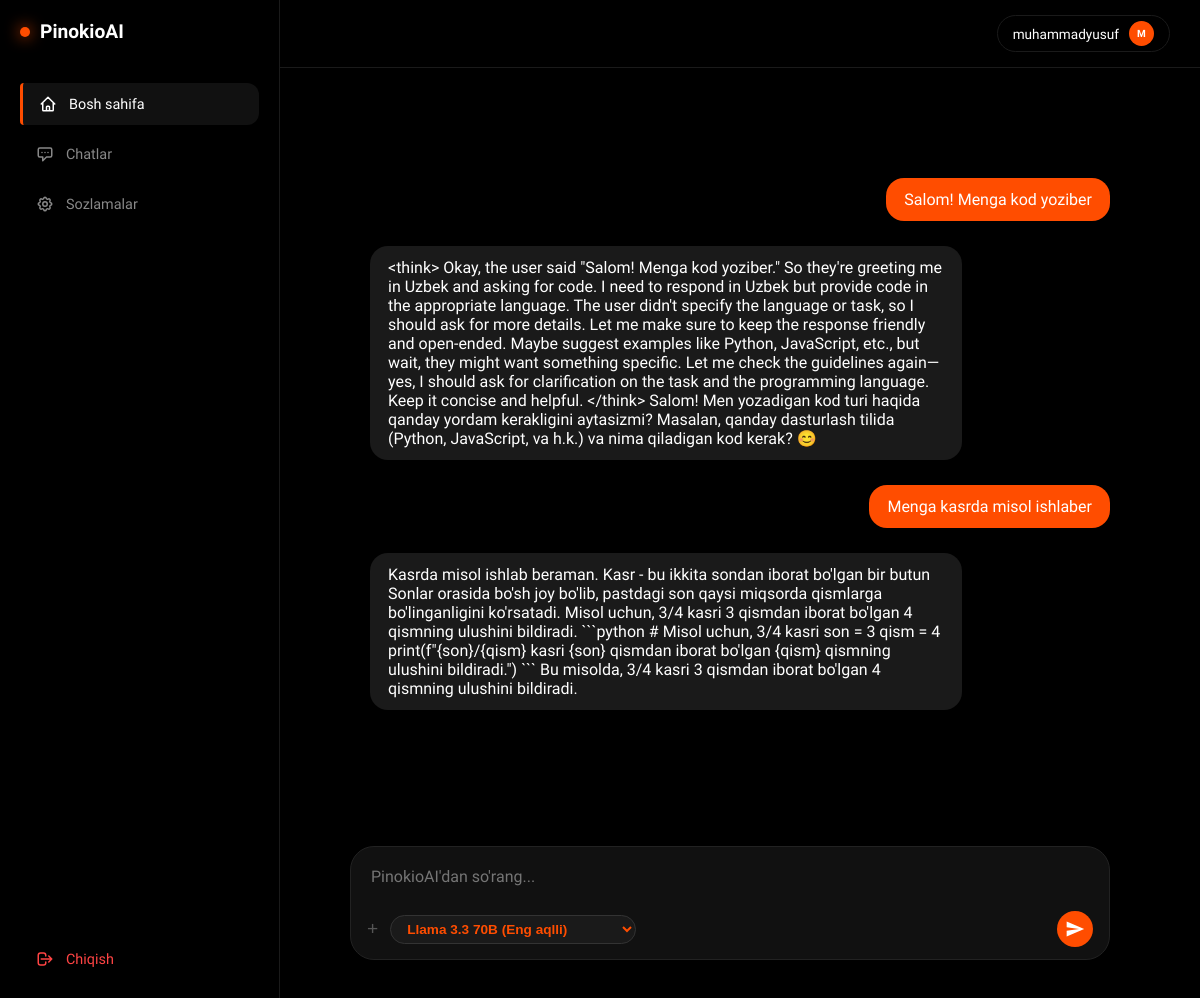
Screenshot of /dashboard?chat_id=22 (signed in) with the database file from the repository.
### tables this page shows
CREATE TABLE users (
            id INTEGER PRIMARY KEY AUTOINCREMENT,
            username TEXT UNIQUE NOT NULL,
            email TEXT UNIQUE NOT NULL,
            password TEXT NOT NULL,
            created TIMESTAMP DEFAULT CURRENT_TIMESTAMP
        );

CREATE TABLE messages (
            id INTEGER PRIMARY KEY AUTOINCREMENT,
            chat_id INTEGER NOT NULL REFERENCES chats(id),
            user_id INTEGER NOT NULL REFERENCES users(id),
            role TEXT NOT NULL,
            content TEXT NOT NULL,
            model_used TEXT,  -- BU YERDA SHU BO'LISHI SHART
            created TIMESTAMP DEFAULT CURRENT_TIMESTAMP
        );

### app.py (the view)
@app.route('/dashboard')
def dashboard():
    if 'user_id' not in session:
        return redirect(url_for('login'))
    user_id = session['user_id']
    user = database.get_user_by_id(user_id)
    chat_id = request.args.get('chat_id')
    history = []
    if chat_id:
        history = database.get_chat_history(chat_id, user_id)
    return render_template('dashboard.html', user=user, history=history, current_chat_id=chat_id)

### database.py (called while the page is built)
def get_conn():
    conn = sqlite3.connect(DB_PATH)
    conn.row_factory = sqlite3.Row
    return conn

def get_chat_history(chat_id, user_id):
    conn = get_conn()
    rows = conn.execute(
        "SELECT role, content FROM messages WHERE chat_id=? AND user_id=? ORDER BY created ASC",
        (chat_id, user_id)
    ).fetchall()
    conn.close()
    return [dict(r) for r in rows]

def get_user_by_id(user_id):
    conn = get_conn()
    user = conn.execute("SELECT * FROM users WHERE id=?", (user_id,)).fetchone()
    conn.close()
    return dict(user) if user else None

### templates/dashboard.html (shortened to what this page needs)
{% extends 'base.html' %}
{% block content %}
<div class="main-content">
   <div id="chatBox">
        {% if history %}
            {% for msg in history %}
    <div class="chat-msg" style="align-self: {{ 'flex-end' if msg.role == 'user' else 'flex-start' }}; background: {{ '#ff4d00' if msg.role == 'user' else '#1a1a1a' }}; padding: 12px 18px; border-radius: 18px; max-width: 80%; color: white; margin-bottom: 10px;">
        {{ msg.content }} </div>
{% endfor %}
        {% endif %}
        </div>
   <div class="bottom-input-wrapper">
    <div class="input-card">
        <textarea id="dashInput"
                  placeholder="PinokioAI'dan so'rang..."
                  rows="1"
                  oninput="this.style.height = ''; this.style.height = this.scrollHeight + 'px'"
                  onkeydown="if(event.key==='Enter' && !event.shiftKey){ event.preventDefault(); sendDashMsg(); }"></textarea>
        <div class="input-actions">
            <div class="left-actions">
                <button title="Rasm qo'shish (Tez orada)" style="background:none; border:none; color:#555; cursor:pointer; font-size:1.2rem;">+</button>
               <select id="modelSelect">
    <optgroup label="Llama (Meta)">
        <option value="llama">Llama 3.3 70B (Eng aqlli)</option>
    </optgroup>
</select>
            </div>
            <button class="send-btn" id="sendBtn" onclick="sendDashMsg()">
                <svg width="20" height="20" viewBox="0 0 24 24" fill="currentColor">
                    <path d="M2.01 21L23 12 2.01 3 2 10l15 2-15 2z"></path>
                </svg>
            </button>
        </div>
    </div>
</div>
</div>
</div>
{% endblock %}

### templates/base.html (shortened to what this page needs)
<!DOCTYPE html>
<html lang="uz">
<head>
</head>
<body>
    <aside class="sidebar">
        <a href="/" class="logo"><div class="logo-dot"></div> PinokioAI</a>
        <nav class="nav-menu">
            <a href="/dashboard" class="nav-item {% if request.path == '/dashboard' %}active{% endif %}">
                <svg fill="none" stroke="currentColor" viewBox="0 0 24 24"><path stroke-linecap="round" stroke-linejoin="round" stroke-width="2" d="M3 12l2-2m0 0l7-7 7 7M5 10v10a1 1 0 001 1h3m10-11l2 2m-2-2v10a1 1 0 01-1 1h-3m-6 0a1 1 0 001-1v-4a1 1 0 011-1h2a1 1 0 011 1v4a1 1 0 001 1m-6 0h6"></path></svg>
                Bosh sahifa
            </a>
            <a href="/chat" class="nav-item {% if request.path == '/chat' %}active{% endif %}">
                <svg fill="none" stroke="currentColor" viewBox="0 0 24 24"><path stroke-linecap="round" stroke-linejoin="round" stroke-width="2" d="M8 10h.01M12 10h.01M16 10h.01M9 16H5a2 2 0 01-2-2V6a2 2 0 012-2h14a2 2 0 012 2v8a2 2 0 01-2 2h-5l-5 5v-5z"></path></svg>
                Chatlar
            </a>
            <a href="/settings" class="nav-item {% if request.path == '/settings' %}active{% endif %}">
                Sozlamalar
            </a>
        </nav>
        {% if user %}
        <a href="/logout" class="logout-link">
            <svg style="width:18px;height:18px" fill="none" stroke="currentColor" viewBox="0 0 24 24"><path stroke-linecap="round" stroke-linejoin="round" stroke-width="2" d="M17 16l4-4m0 0l-4-4m4 4H7m6 4v1a3 3 0 01-3 3H6a3 3 0 01-3-3V7a3 3 0 013-3h4a3 3 0 013 3v1"></path></svg>
            Chiqish
        </a>
        {% endif %}
    </aside>
    <div class="main-container">
        <header class="top-header">
            {% if user %}
            <div class="user-pill">
                {{ user.username }}
                <div class="avatar-circle">{{ user.username[0].upper() }}</div>
            </div>
            {% else %}
            <div style="display: flex; gap: 10px;">
                <a href="/login" style="color: var(--text-gray); text-decoration: none; font-size: 0.85rem;">Kirish</a>
                <a href="/register" style="color: var(--fire); text-decoration: none; font-size: 0.85rem; font-weight: bold;">Ro'yxatdan o'tish</a>
            </div>
            {% endif %}
        </header>
        <div class="content-area">
            {% block content %}{% endblock %}
        </div>
</body>
</html>

### templates/base.html (style rules this page uses)
:root { --bg: #000; --panel: #0a0a0a; --fire: #ff4d00; --border: #1a1a1a; --text-gray: #888; --text-white: #fff; }
* { margin: 0; padding: 0; box-sizing: border-box; }
body { font-family: 'Sora', sans-serif; background: var(--bg); color: var(--text-white); height: 100vh; display: flex; overflow: hidden; }
.sidebar { width: 280px; border-right: 1px solid var(--border); display: flex; flex-direction: column; padding: 20px; background: var(--bg); }
.logo { font-size: 1.2rem; font-weight: 700; margin-bottom: 40px; display: flex; align-items: center; gap: 10px; color: var(--text-white); text-decoration: none; }
.logo-dot { width: 10px; height: 10px; background: var(--fire); border-radius: 50%; box-shadow: 0 0 15px var(--fire); }
.nav-menu { flex: 1; display: flex; flex-direction: column; gap: 8px; }
.nav-item { display: flex; align-items: center; gap: 12px; padding: 12px 16px; color: var(--text-gray); text-decoration: none; border-radius: 12px; transition: 0.3s; font-size: 0.9rem; }
.nav-item:hover, .nav-item.active { background: #111; color: var(--text-white); }
.nav-item.active { border-left: 3px solid var(--fire); border-radius: 4px 12px 12px 4px; }
.nav-item svg { width: 18px; height: 18px; }
.logout-link { color: #ff4444; text-decoration: none; padding: 12px 16px; font-size: 0.9rem; transition: 0.3s; display: flex; align-items: center; gap: 12px; }
.main-container { flex: 1; display: flex; flex-direction: column; overflow: hidden; }
.top-header { padding: 15px 30px; display: flex; justify-content: flex-end; border-bottom: 1px solid var(--border); background: var(--bg); }
.user-pill { display: flex; align-items: center; gap: 10px; padding: 5px 15px; border: 1px solid var(--border); border-radius: 20px; font-size: 0.85rem; color: var(--text-white); }
.avatar-circle { width: 25px; height: 25px; background: var(--fire); border-radius: 50%; display: flex; align-items: center; justify-content: center; font-size: 10px; font-weight: bold; }
.content-area { flex: 1; overflow-y: auto; padding: 30px; position: relative; }

### rows the page displays
users: username "muhammadyusuf", username "M"
messages: content "Salom! Menga kod yoziber"
messages: content "<think> Okay, the user said \"Salom! Menga kod yoziber.\" So they're greeting me in Uzbek and asking for code. I need to respond in Uzbek but provide code in the appropriate language. The user didn't specify the language or task, so I should ask for more details. Let me make sure to keep the response friendly and open-ended. Maybe suggest examples like Python, JavaScript, etc., but wait, they might want something specific. Let me check the guidelines again—yes, I should ask for clarification on the task and the programming language. Keep it concise and helpful. </think> Salom! Men yozadigan kod turi haqida qanday yordam kerakligini aytasizmi? Masalan, qanday dasturlash tilida (Python,…"
messages: content "Menga kasrda misol ishlaber"
messages: content "Kasrda misol ishlab beraman. Kasr - bu ikkita sondan iborat bo'lgan bir butun Sonlar orasida bo'sh joy bo'lib, pastdagi son qaysi miqsorda qismlarga bo'linganligini ko'rsatadi. Misol uchun, 3/4 kasri 3 qismdan iborat bo'lgan 4 qismning ulushini bildiradi. ```python # Misol uchun, 3/4 kasri son = 3 qism = 4 print(f\"{son}/{qism} kasri {son} qismdan iborat bo'lgan {qism} qismning ulushini bildiradi.\") ``` Bu misolda, 3/4 kasri 3 qismdan iborat bo'lgan 4 qismning ulushini bildiradi."
